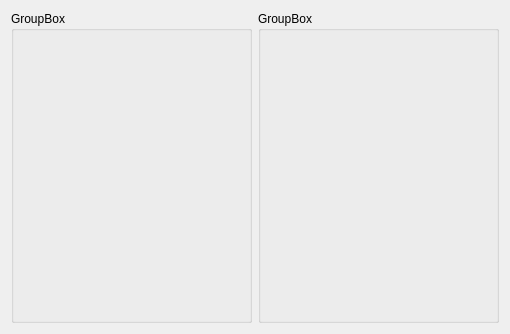
<?xml version="1.0" encoding="UTF-8"?>
<ui version="4.0">
 <class>Dialog</class>
 <widget class="QDialog" name="Dialog">
  <property name="geometry">
   <rect>
    <x>0</x>
    <y>0</y>
    <width>510</width>
    <height>334</height>
   </rect>
  </property>
  <property name="windowTitle">
   <string>Dialog</string>
  </property>
  <layout class="QHBoxLayout" name="horizontalLayout">
   <item>
    <widget class="QGroupBox" name="groupBox1">
     <property name="title">
      <string>GroupBox</string>
     </property>
    </widget>
   </item>
   <item>
    <widget class="QGroupBox" name="groupBox2">
     <property name="title">
      <string>GroupBox</string>
     </property>
    </widget>
   </item>
  </layout>
 </widget>
 <resources/>
 <connections/>
</ui>
